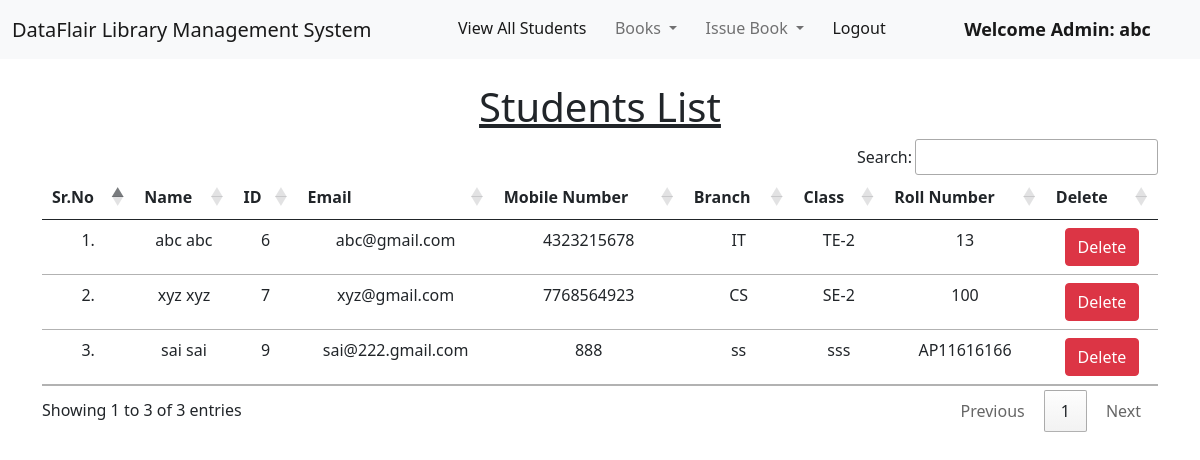
Page /view_students/ (signed in) on the committed database.
### library/models.py (models this page shows, shortened)
class Student(models.Model):
    user = models.OneToOneField(User, on_delete=models.CASCADE)
    classroom = models.CharField(max_length=10)
    branch = models.CharField(max_length=10)
    roll_no = models.CharField(max_length=3, blank=True)
    phone = models.CharField(max_length=10, blank=True)
    image = models.ImageField(upload_to="", blank=True)

### library/views.py (the view)
# urls.py: path("view_students/", views.view_students, name="view_students"),
@login_required(login_url = '/admin_login')
def view_students(request):
    students = Student.objects.all()
    return render(request, "view_students.html", {'students':students})

### library/templates/view_students.html (shortened to what this page needs)
{% extends 'admin_navbar.html' %}
{% load static %}
{% block body %}
<div class="container mt-4">
    <h1 class="text-center"><u>Students List</u></h1>
    <table class="table table-hover" id="example">
        <thead>
            <tr class="text-center">
                <th>Sr.No</th>
                <th>Name</th>
                <th>ID</th>
                <th>Email</th>
                <th>Mobile Number</th>
                <th>Branch</th>
                <th>Class</th>
                <th>Roll Number</th>
                <th>Delete</th>
            </tr>
        </thead>
        <tbody>
            {% for student in students %}
            <tr class="text-center">
                <td>{{forloop.counter}}.</td>
                <td>{{student.user.get_full_name}}</td>
                <td>{{student.user.id}}</td>
                <td>{{student.user.email}}</td>
                <td>{{student.phone}}</td>
                <td>{{student.branch}}</td>
                <td>{{student.classroom}}</td>
                <td>{{student.roll_no}}</td>
                <td><a href="/delete_student/{{student.id}}/" class="btn btn-danger" onclick="return confirm('Are you sure you want to delete this student?')">Delete</a></td>
            </tr>
            {% endfor %}
        </tbody>
    </table>
    </div>
{% endblock %}

### library/templates/admin_navbar.html (shortened to what this page needs)
<!doctype html>
<html lang="en">
  <head>
    <link href="https://cdn.jsdelivr.net/npm/bootstrap@5.1.0/dist/css/bootstrap.min.css" rel="stylesheet">
    <link rel="stylesheet" href="https://cdn.datatables.net/1.10.25/css/jquery.dataTables.min.css">
    <link rel="stylesheet" href="https://cdn.datatables.net/buttons/1.7.1/css/buttons.dataTables.min.css">
  </head>
  <body>
    <nav class="navbar navbar-expand-lg navbar-light bg-light">
        <div class="container-fluid">
          <a class="navbar-brand" href="#">DataFlair Library Management System</a>
          <div class="collapse navbar-collapse" id="navbarSupportedContent">
            <ul class="navbar-nav me-auto mb-2 mb-lg-0">
              <li class="nav-item">
                <a class="nav-link active" aria-current="page" href="/view_students/">View All Students</a>
              </li>
              <li class="nav-item dropdown">
                <a class="nav-link dropdown-toggle" href="#" id="navbarDropdown" role="button" data-bs-toggle="dropdown" aria-expanded="false">
                  Books
                </a>
              </li>
              <li class="nav-item dropdown">
                <a class="nav-link dropdown-toggle" href="#" id="navbarDropdown" role="button" data-bs-toggle="dropdown" aria-expanded="false">
                  Issue Book
                </a>
              </li>
              <li class="nav-item">
                <a class="nav-link active" aria-current="page" href="/logout/">Logout</a>
              </li>
              <li class="nav-item">
                <a style="font-weight:600; font-family:'Segoe UI', Tahoma, Geneva, Verdana, sans-serif; font-size: large;" class="nav-link active" href="#">Welcome Admin: {{request.user}}</a>
              </li>
            </ul>
          </div>
        </div>
      </nav>
      {% block body %}
      {% endblock %}
  </body>
</html>

### rows in the picture
Student: user.get_full_name "abc abc", user.id "6", user.email "abc@gmail.com", phone "4323215678", branch "IT", classroom "TE-2", roll_no "13"
Student: user.get_full_name "xyz xyz", user.id "7", user.email "xyz@gmail.com", phone "7768564923", branch "CS", classroom "SE-2", roll_no "100"
Student: user.get_full_name "sai sai", user.id "9", user.email "sai@222.gmail.com", phone "888", branch "ss", classroom "sss", roll_no "AP11616166"

### other values in the picture
{{ request.user }} "abc"
